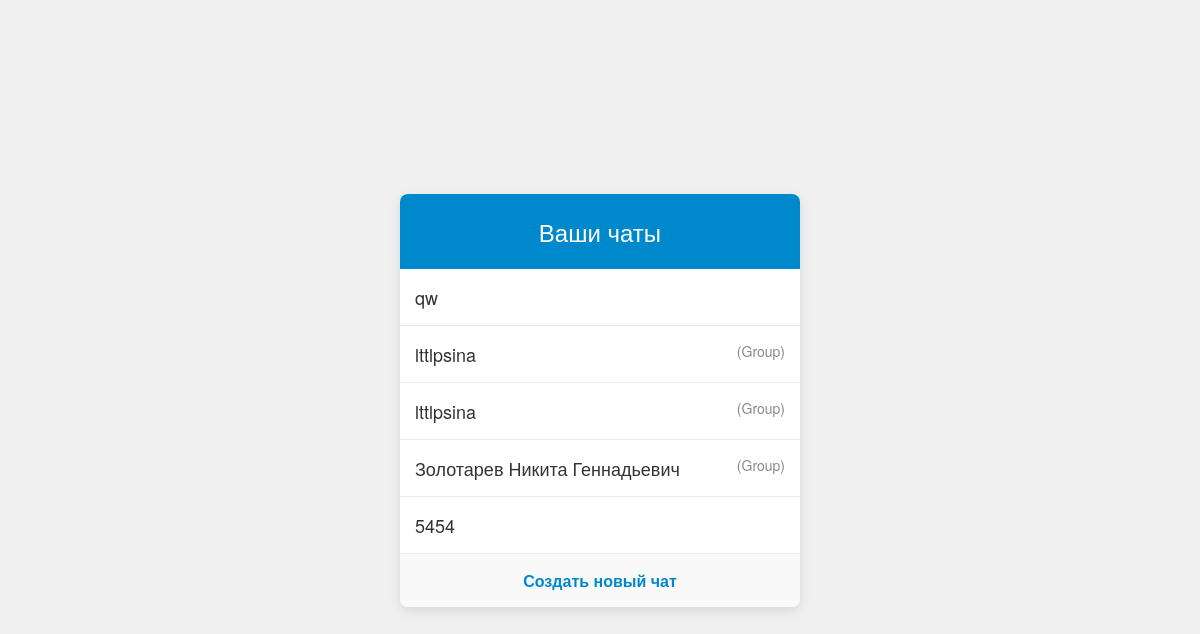
Screenshot of /chat/ (signed in) with the database file from the repository.
### chat/models.py (models this page shows, shortened)
class Chat(models.Model):
    name = models.CharField(max_length=255)
    is_group = models.BooleanField(default=False)  # Флаг группового чата
    participants = models.ManyToManyField(User, related_name='chats')

### chat/views.py (the view)
# urls.py: path('chat/', views.chat_view, name='chat'),
@login_required
def chat_view(request):
    chats = request.user.chats.all()
    return render(request, 'chat.html', {'chats': chats})

### chat/templates/chat.html (shortened to what this page needs)
<!DOCTYPE html>
<html lang="en">
<head>
</head>
<body>
    <div class="chat-container">
        <div class="header">Ваши чаты</div>
        <div class="chat-list">
            {% for chat in chats %}
            <div class="chat">
                <a href="{% url 'chat_detail' chat.id %}">{{ chat.name }}
                {% if chat.is_group %}<span>(Group)</span>{% endif %}</a>
            </div>
            {% endfor %}
        </div>
        <div class="create-chat">
            <a href="{% url 'create_chat' %}">Создать новый чат</a>
        </div>
    </div>
</body>
</html>

### chat/templates/chat.html (style rules this page uses)
body { font-family: 'Helvetica Neue', sans-serif; background-color: #f0f0f0; margin: 0; padding: 0; display: flex; justify-content: center; align-items: center; height: 100vh; }
.chat-container { width: 400px; background-color: white; border-radius: 8px; box-shadow: 0 4px 12px rgba(0, 0, 0, 0.1); overflow: hidden; }
.header { background-color: #0088cc; color: white; padding: 20px; text-align: center; font-size: 24px; }
.chat-list { display: flex; flex-direction: column; max-height: 500px; overflow-y: auto; }
.chat { padding: 15px; border-bottom: 1px solid #eaeaea; cursor: pointer; transition: background-color 0.3s; }
.chat a { text-decoration: none; color: #333; font-size: 18px; display: flex; justify-content: space-between; }
.chat a span { color: #888; font-size: 14px; }
.create-chat { padding: 15px; text-align: center; background-color: #f9f9f9; }
.create-chat a { text-decoration: none; color: #0088cc; font-size: 16px; font-weight: bold; }

### rows the page displays
Chat: name "qw"
Chat: name "lttlpsina", is_group "(Group)"
Chat: name "lttlpsina", is_group "(Group)"
Chat: name "Золотарев Никита Геннадьевич", is_group "(Group)"
Chat: name "5454"
